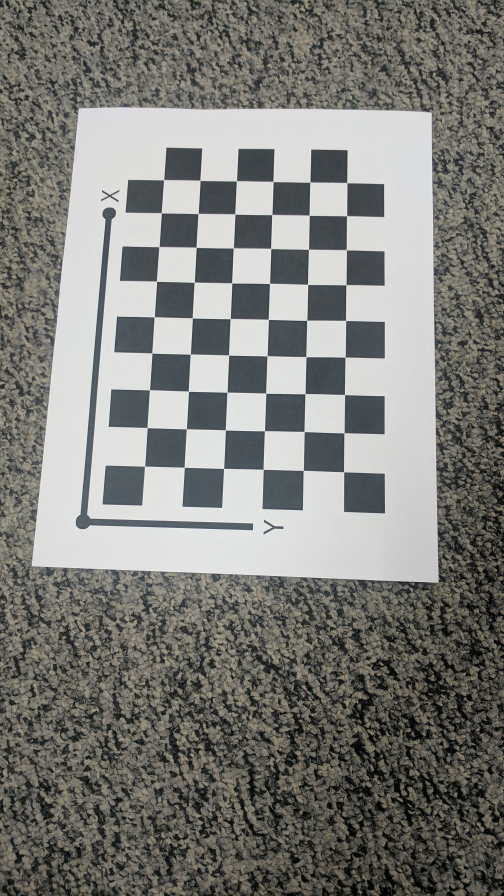
#> input picture RBE549-NithinSanket/AutoCalib/Calibration_Imgs/IMG_20170209_042606.jpg, 1512 x 2688 px (shown at 1/3 size); its folder holds 4 pictures in this run
$ python camCalib_Zhang.py
#> lines starting #> are read from the running program, lines starting #| are printed output that depends on the picture
import cv2
import glob
import numpy as np
import scipy.optimize as opt
import os


def find_chessboard_corners(images, world_pts, pattern_size, output_dir):
    """
    Find chessboard corners in a list of images and save the corner visualization images.

    Parameters:
    - images: List of input images.
    - pattern_size: Tuple specifying the number of inner corners (rows, cols) in the chessboard pattern.
    - output_dir: Directory path to save corner visualization images.

    Returns:
    - H_arr: List of homography matrices.
    - img_pts: List of image points corresponding to chessboard corners.
    """
    copy = np.copy(images)
    H_arr = []
    img_pts = []
    for i, img in enumerate(copy):
        gray = cv2.cvtColor(img, cv2.COLOR_BGR2GRAY)
        ret, corners = cv2.findChessboardCorners(gray, pattern_size, None)
        if ret:
            corners = corners.reshape(-1, 2)
            H, _ = cv2.findHomography(world_pts, corners, cv2.RANSAC, 5.0)
            H_arr.append(H)
            img_pts.append(corners)
            cv2.drawChessboardCorners(img, pattern_size, corners, True)
            img = cv2.resize(img, (int(img.shape[1]/3), int(img.shape[0]/3)))
            cv2.imwrite(os.path.join(output_dir, f'{i}_corners.png'), img)
    return H_arr, img_pts


def calculate_v_matrix(m, n, H):
    """
    Create the v_matrix required for intrinsic matrix calculation based on Zhang's method.

    Parameters:
    - m, n: Indices for the v_matrix.
    - H: Homography matrix.

    Returns:
    - v_matrix: Array of shape (6,) containing elements of the v_matrix.
    """
    return np.array([
        H[0][m] * H[0][n],
        H[0][m] * H[1][n] + H[1][m] * H[0][n],
        H[1][m] * H[1][n],
        H[2][m] * H[0][n] + H[0][m] * H[2][n],
        H[2][m] * H[1][n] + H[1][m] * H[2][n],
        H[2][m] * H[2][n]
    ])


def compute_intrinsic_matrix(H_arr):
    """
    Compute the intrinsic matrix A from a list of homography matrices using Zhang's method.

    Parameters:
    - H_arr: List of homography matrices.

    Returns:
    - A: Intrinsic matrix.
    """
    V = []
    for h in H_arr:
        V.append(calculate_v_matrix(0, 1, h))
        V.append(calculate_v_matrix(0, 0, h) - calculate_v_matrix(1, 1, h))
    V = np.array(V)
    _, _, vt = np.linalg.svd(V)
    b = vt[-1][:]
    B11, B12, B22, B13, B23, B33 = b[0], b[1], b[2], b[3], b[4], b[5]
    v0 = (B12 * B13 - B11 * B23) / (B11 * B22 - B12**2)
    lamda = B33 - (B13**2 + v0 * (B12 * B13 - B11 * B23)) / B11
    alpha = np.sqrt(lamda / B11)
    beta = np.sqrt(lamda * B11 / (B11 * B22 - B12**2))
    gamma = -1 * B12 * (alpha**2) * beta / lamda
    u0 = (gamma * v0 / beta) - (B13 * (alpha**2) / lamda)
    A = np.array([[alpha, gamma, u0], [0, beta, v0], [0, 0, 1]])
    return A


def compute_extrinsic_parameters(A, H_arr):
    """
    Compute the extrinsic parameters (rotation and translation) from intrinsic matrix A and homography matrices.

    Parameters:
    - A: Intrinsic matrix.
    - H_arr: List of homography matrices.

    Returns:
    - extrinsics: List of rotation and translation matrices.
    """
    A_inv = np.linalg.inv(A)
    extrinsics = []
    for H in H_arr:
        h1, h2, h3 = H[:, 0], H[:, 1], H[:, 2]
        lamda_e = 1 / np.linalg.norm((A_inv @ h1), 2)
        r1 = lamda_e * (A_inv @ h1)
        r2 = lamda_e * (A_inv @ h2)
        t = lamda_e * (A_inv @ h3)
        Rt = np.vstack((r1, r2, t)).T
        extrinsics.append(Rt)
    return extrinsics


def project_image_points(A, extrinsics, img_pts, world_pts, k1, k2):
    u0, v0 = A[0, 2], A[1, 2]
    projected_points = []
    errors = []

    for i, img_pt in enumerate(img_pts):
        A_Rt = A @ extrinsics[i]
        error_sum = 0
        proj_pts_img = []

        for j in range(world_pts.shape[0]):
            #Zhang's method
            world_pt = world_pts[j]
            M = np.array([world_pt[0], world_pt[1], 1]).reshape(3, 1)
            proj_pts = (extrinsics[i] @ M)
            x, y = proj_pts[0][0] / proj_pts[2][0], proj_pts[1][0] / proj_pts[2][0]
            N = (A_Rt @ M)
            u, v = N[0][0] / N[2][0], N[1][0] / N[2][0]
            mij = img_pt[j]
            mij = np.array([mij[0], mij[1], 1], dtype=np.float32)
            t = x**2 + y**2
            u_cap = u + (u - u0) * (k1 * t + k2 * (t**2))
            v_cap = v + (v - v0) * (k1 * t + k2 * (t**2))
            proj_pts_img.append([int(u_cap), int(v_cap)])
            mij_cap = np.array([u_cap, v_cap, 1], dtype=np.float32)
            error = np.linalg.norm((mij - mij_cap), 2)
            error_sum += error

        projected_points.append(proj_pts_img)
        errors.append(error_sum / len(world_pts))

    return np.array(errors), projected_points


def optimize_parameters(A, img_pts, world_pts, extrinsics):
    """
    Optimize intrinsic matrix A and distortion coefficients k1, k2 using Levenberg-Marquardt optimization.

    Parameters:
    - A: Initial intrinsic matrix.
    - img_pts: List of image points (corners).
    - world_pts: Array of world points in mm.
    - extrinsics: List of rotation and translation matrices.

    Returns:
    - A_opt: Optimized intrinsic matrix.
    - k1_opt, k2_opt: Optimized distortion coefficients.
    """
    alpha, gamma, u0 = A[0, 0], A[0, 1], A[0, 2]
    beta, v0 = A[1, 1], A[1, 2]
    k1, k2 = 0.0, 0.0
    optimized = opt.least_squares(fun=loss_function, x0=[alpha, gamma, beta, u0, v0, k1, k2], method='lm', args=(img_pts, world_pts, extrinsics))
    alpha_opt, gamma_opt, beta_opt, u0_opt, v0_opt, k1_opt, k2_opt = optimized.x
    A_opt = np.array([[alpha_opt, gamma_opt, u0_opt], [0, beta_opt, v0_opt], [0, 0, 1]])
    return A_opt, k1_opt, k2_opt


def loss_function(params, img_pts, world_pts, extrinsics):
    """
    Loss function for optimization: calculates reprojection errors given parameters.

    Parameters:
    - params: List of parameters [alpha, gamma, beta, u0, v0, k1, k2].
    - img_pts: List of image points (corners).
    - world_pts: Array of world points in mm.
    - extrinsics: List of rotation and translation matrices.

    Returns:
    - errors: List of reprojection errors.
    """
    alpha, gamma, beta, u0, v0, k1, k2 = params
    A = np.array([[alpha, gamma, u0], [0, beta, v0], [0, 0, 1]])
    errors, _ = project_image_points(A, extrinsics, img_pts, world_pts, k1, k2)
    return errors


def generate_world_points(rows, cols, checker_size):
    """
    Generate world points for a chessboard pattern.

    Parameters:
    - rows: Number of rows in the chessboard.
    - cols: Number of columns in the chessboard.
    - checker_size: Size of the checkerboard square in mm.

    Returns:
    - world_pts: Array of world points in mm, shape (num_points, 2).
    """
    # Generate grid points using meshgrid
    grid_x, grid_y = np.meshgrid(range(cols), range(rows))

    # Reshape and stack grid coordinates
    world_pts = np.hstack((grid_x.reshape(-1, 1), grid_y.reshape(-1, 1)))

    # Scale coordinates to real-world size
    world_pts = world_pts.astype(np.float32) * checker_size

    return world_pts


def main():
    calibration_imgs_dir = 'Calibration_Imgs/'
    output_dir = 'Output/'

    if not os.path.exists(output_dir):
        os.makedirs(output_dir)

    checker_size = 21.5  # chessboard square in mm
    rows, cols = 6, 9  # Number of rows and columns in the chessboard

    # Load calibration images
    images = [cv2.imread(file) for file in glob.glob(os.path.join(calibration_imgs_dir, '*.jpg'))]
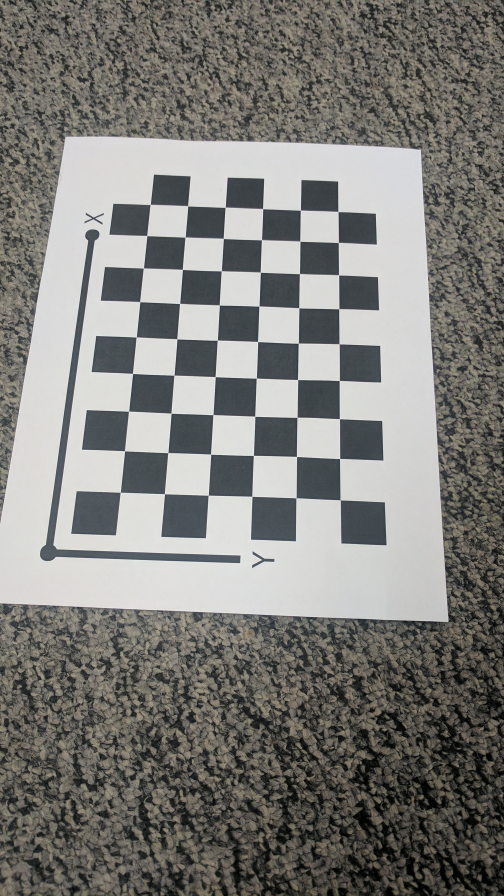
#> input picture RBE549-NithinSanket/AutoCalib/Calibration_Imgs/IMG_20170209_042608.jpg, 1512 x 2688 px (shown at 1/3 size)
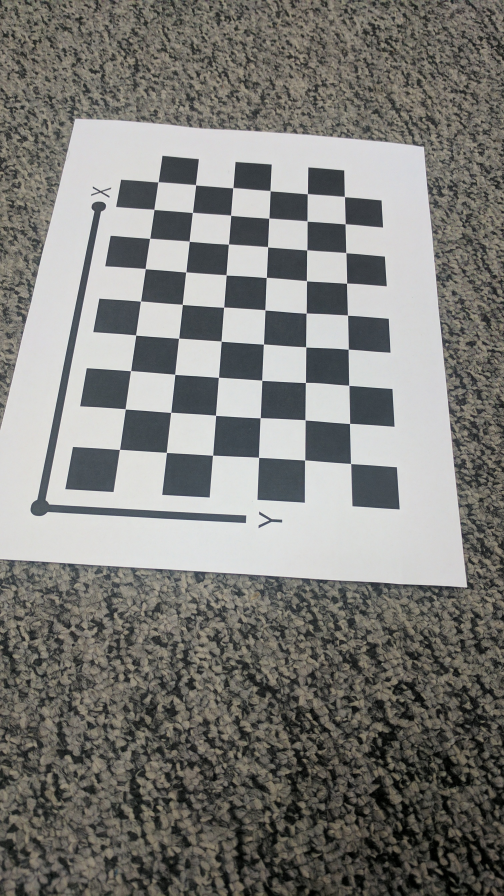
#> input picture RBE549-NithinSanket/AutoCalib/Calibration_Imgs/IMG_20170209_042610.jpg, 1512 x 2688 px (shown at 1/3 size)
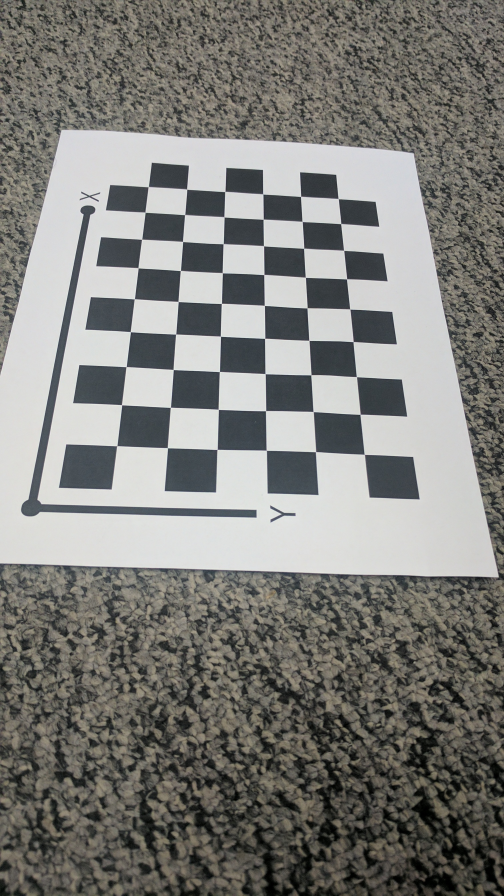
#> input picture RBE549-NithinSanket/AutoCalib/Calibration_Imgs/IMG_20170209_042612.jpg, 1512 x 2688 px (shown at 1/3 size)

    # Generate world points
    world_pts = generate_world_points(rows, cols, checker_size)

    # Compute homographies and image points
    H_arr, img_pts = find_chessboard_corners(images, world_pts,(cols, rows), output_dir)
#> the loop in find_chessboard_corners, `for i, img in enumerate(copy):` made 4 passes
#> pass 1, in find_chessboard_corners, `img = cv2.resize(img, (int(img.shape[1]/3), int(img.shape[0]/3)))`:
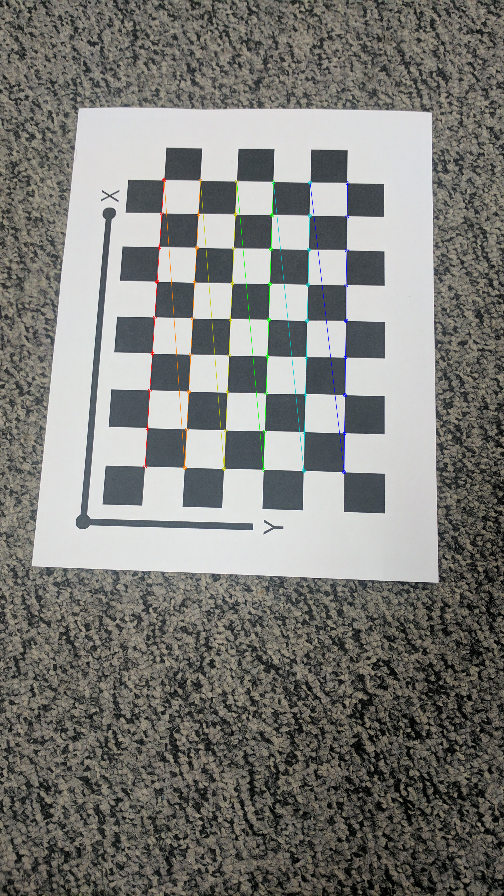
#> img: shape (896, 504, 3); mean of channels 0, 1, 2 120.9, 125.1, 125.1; drawn as B, G, R
#> pass 2, in find_chessboard_corners, `img = cv2.resize(img, (int(img.shape[1]/3), int(img.shape[0]/3)))`:
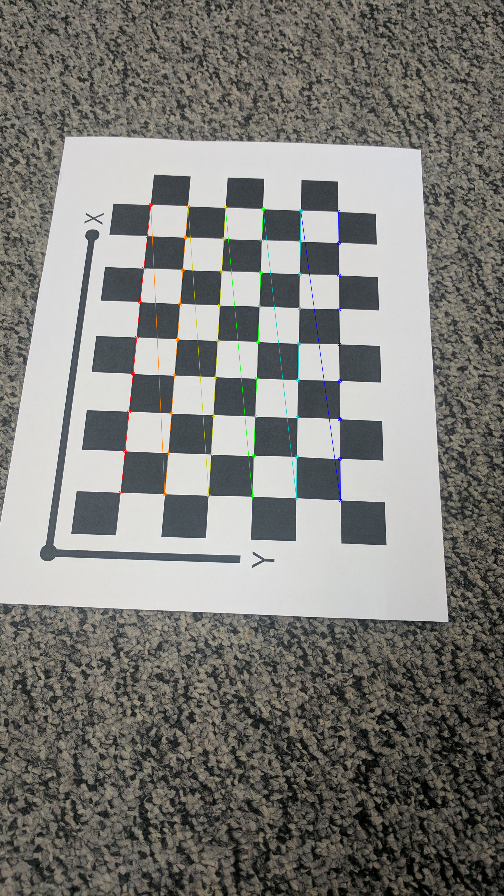
#> img: shape (896, 504, 3); mean of channels 0, 1, 2 121.5, 125.6, 126.1; drawn as B, G, R
#> after the loop in find_chessboard_corners, `for i, img in enumerate(copy):`: H_arr = 4 items; img_pts = 4 point arrays, longest 54 points
#> H_arr = 4 items; img_pts = 4 point arrays, longest 54 points

    # Compute initial intrinsic matrix
    A = compute_intrinsic_matrix(H_arr)
#> the loop in compute_intrinsic_matrix, `for h in H_arr:` made 4 passes
#> after the loop in compute_intrinsic_matrix, `for h in H_arr:`: V = 8 items
#> in compute_intrinsic_matrix, `V = np.array(V)`: V = [[3.17, -25.75, -0.098, 0.0027, 0.000464, -4.84e-08], [-29.46, -5.72, 22.28, 0.00163, -0.00476, 2.45e-07], [5.87, -26.85, -0.965, 0.00599, 0.000195, 4.03e-09], [-36.66, -11.13, 19.43, 0.00182, -0.00863, 9.55e-07], [8.85, -24.93, -2.22, 0.00943, 0.000294, 1.82e-07], [-41.69, -17.98, 14.86, 0.00205, -0.0111, 1.95e-06], [9.59, -24.4, -1.93, 0.013, 0.000178, 4.01e-07], [-49.44, -17.27, 12.03, 0.00151, -0.0127, 3.09e-06]]
#> in compute_intrinsic_matrix, `_, _, vt = np.linalg.svd(V)`: vt = [[-0.876, -0.319, 0.361, 3.94e-05, -0.000211, 3.71e-08], [-0.306, 0.947, 0.096, -0.000288, -1.62e-05, -5.75e-09], [0.373, 0.0263, 0.928, 0.000182, 0.000246, -1.23e-07], [-7.06e-05, 0.000287, -0.000127, 0.985, -0.174, 7.8e-05], [-0.000298, -8.8e-06, -0.000175, 0.174, 0.985, 0.000209], [-1.44e-07, -3.63e-11, -1.48e-07, 0.000113, 0.000192, -1]]
#> in compute_intrinsic_matrix, `b = vt[-1][:]`: b = [-1.44e-07, -3.63e-11, -1.48e-07, 0.000113, 0.000192, -1]
#> in compute_intrinsic_matrix, `B11, B12, B22, B13, B23, B33 = b[0], b[1], b[2], b[3], b[4], b[5]`: B11 = -1.44e-07; B12 = -3.63e-11; B22 = -1.48e-07; B13 = 0.000113; B23 = 0.000192; B33 = -1
#> in compute_intrinsic_matrix, `v0 = (B12 * B13 - B11 * B23) / (B11 * B22 - B12**2)`: v0 = 1299.4
#> in compute_intrinsic_matrix, `lamda = B33 - (B13**2 + v0 * (B12 * B13 - B11 * B23)) / B11`: lamda = -0.662
#> in compute_intrinsic_matrix, `alpha = np.sqrt(lamda / B11)`: alpha = 2142.1
#> in compute_intrinsic_matrix, `beta = np.sqrt(lamda * B11 / (B11 * B22 - B12**2))`: beta = 2118.3
#> in compute_intrinsic_matrix, `gamma = -1 * B12 * (alpha**2) * beta / lamda`: gamma = -0.533
#> in compute_intrinsic_matrix, `u0 = (gamma * v0 / beta) - (B13 * (alpha**2) / lamda)`: u0 = 783.4
#> in compute_intrinsic_matrix, `A = np.array([[alpha, gamma, u0], [0, beta, v0], [0, 0, 1]])`: A = [[2142.1, -0.533, 783.4], [0, 2118.3, 1299.4], [0, 0, 1]]

    # Compute extrinsic parameters (rotation and translation)
    extrinsics = compute_extrinsic_parameters(A, H_arr)
#> in compute_extrinsic_parameters, `A_inv = np.linalg.inv(A)`: A_inv = [[0.000467, 1.17e-07, -0.366], [0, 0.000472, -0.613], [0, 0, 1]]
#> the loop in compute_extrinsic_parameters, `for H in H_arr:` made 4 passes
#> (h1, h2, h3, lamda_e, r1, r2, t) on passes 1 to 4: ([0.581, -4.72, 0.000504], [5.46, 0.0208, -9.6e-05], [434.2, 1399.3, 1], 386.3, [0.0334, -0.98, 0.195], [0.998, 0.0265, -0.0371], [-62.98, 18.21, 386.3]), ([0.958, -4.41, 0.000977], [6.13, 0.219, 4.13e-06], [362, 1477.1, 1], 350, [0.0312, -0.939, 0.342], [1, 0.0352, 0.00144], [-68.86, 29.35, 350]), ([1.34, -3.9, 0.0014], [6.59, 0.57, 0.00013], [358.1, 1349.2, 1], 328.4, [0.0371, -0.887, 0.461], [0.996, 0.0623, 0.0427], [-65.21, 7.72, 328.4]), ([1.34, -3.51, 0.00177], [7.16, 0.549, 0.000226], [350, 1337, 1], 306.1, [-0.00709, -0.84, 0.542], [0.997, 0.0368, 0.0693], [-61.93, 5.43, 306.1])
#> after the loop in compute_extrinsic_parameters, `for H in H_arr:`: extrinsics = 4 items
#> extrinsics = 4 items

    # Optimize intrinsic matrix A and distortion coefficients k1, k2
    A_opt, k1_opt, k2_opt = optimize_parameters(A, img_pts, world_pts, extrinsics)
#> in optimize_parameters, `alpha, gamma, u0 = A[0, 0], A[0, 1], A[0, 2]`: alpha = 2142.1; gamma = -0.533; u0 = 783.4
#> in optimize_parameters, `beta, v0 = A[1, 1], A[1, 2]`: beta = 2118.3; v0 = 1299.4

    # Compute reprojection errors with optimized parameters
    rp_avg_error, reproj_pts = project_image_points(A_opt, extrinsics, img_pts, world_pts, k1_opt, k2_opt)

    # Print results
    print("Optimized Intrinsics:\n", A_opt)
    print("Optimized Distortion Coefficients (k1, k2):\n", k1_opt, k2_opt)
    print("Average Reprojection Error: ", rp_avg_error)

    # Draw circles on reprojected points in images and save
    for i, img in enumerate(images):
        for pt in reproj_pts[i]:
            cv2.circle(img, (pt[0], pt[1]), 10, (0, 0, 255), -1)
        cv2.imwrite(os.path.join(output_dir, f'rectified_{i}.png'), img)


if __name__ == '__main__':
#> (the run stopped early here; a loop or call above may not have finished)
